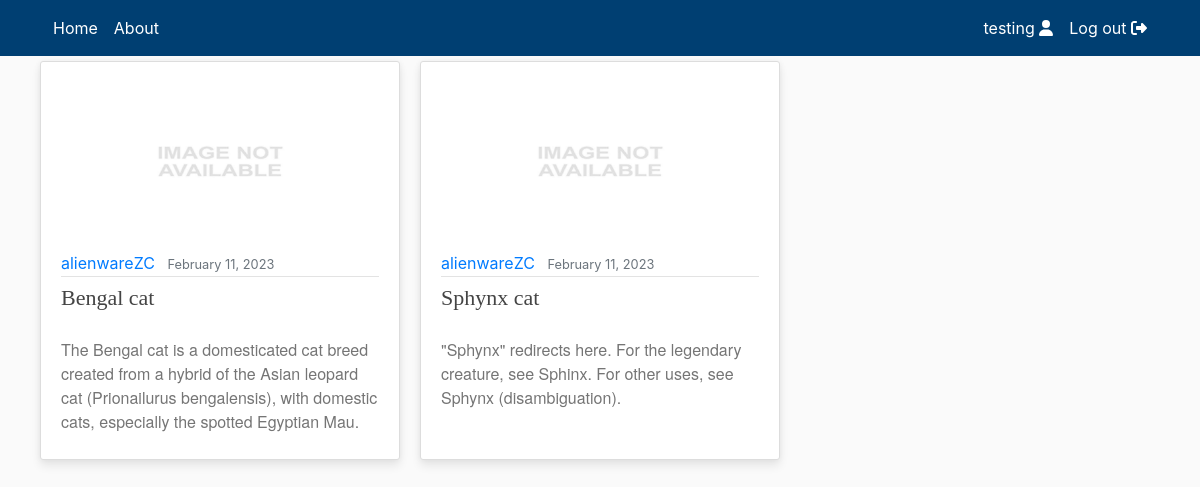
The page /cats (signed in) on the database its author committed.
### users/models.py (models this page shows)
class CustomUser(AbstractUser):
    def image_upload_to(self, instance=None):
        if instance:
            return os.path.join('Users', self.username, instance)
        return None
    STATUS = (('regular', 'regular'), ('subscriber', 'subscriber'),
              ('moderator', 'moderator'))
    email = models.EmailField(unique=True)
    status = models.CharField(max_length=100, choices=STATUS, default='regular')
    description = models.TextField('Description',
                                   max_length=600,
                                   default='',
                                   blank=True)
    image = models.ImageField(default='default/user.jpg',
                              upload_to=image_upload_to)
    def __str__(self):
        return self.username

### main/models.py (models this page shows, shortened)
class Article(models.Model):
    def image_upload_to(self, instance=None):
        if instance:
            return os.path.join('ArticleSeries', slugify(self.series.slug),
                                slugify(self.article_slug), instance)
        return None
    title = models.CharField(max_length=200)
    subtitle = models.CharField(max_length=200, default="", blank=True)
    article_slug = models.SlugField("Article slug",
                                    null=False,
                                    blank=False,
                                    unique=True)
    content = HTMLField(blank=True, default="")
    notes = HTMLField(blank=True, default="")
    published = models.DateTimeField("Date published", default=timezone.now)
    modified = models.DateTimeField("Date modified", default=timezone.now)
    series = models.ForeignKey(ArticleSeries,
                               default="",
                               verbose_name="Series",
                               on_delete=models.SET_DEFAULT)
    author = models.ForeignKey(get_user_model(),
                               default=1,
                               on_delete=models.SET_DEFAULT)
    image = models.ImageField(default='default/no_image.jpg',
                              upload_to=image_upload_to,
                              max_length=255)
    @property
    def slug(self):
        return self.series.slug + "/" + self.article_slug
    class Meta:
        verbose_name_plural = "Article"
        ordering = ['title', '-published']

### main/views.py (the view)
# urls.py: path("<series>", views.series, name="series"),
def series(request, series: str):
    matching_series = Article.objects.filter(series__slug=series).all()
    return render(request=request,
                  template_name='main/home.html',
                  context={
                      "objects": matching_series,
                      "type": "article"
                  })

### main/templates/main/home.html (shortened to what this page needs)
{% extends "main/header.html" %} {% block content %}
<div class="row display-flex justify-content-start">
	{% for object in objects %}
	<div class="col-lg-4 col-md-6 col-sm-12 mobiledevice">
		<article class="media content-section customhover" style="height: 95%">
			<div class="media-body">
				<a href="/{{object.slug}}">
					<div class="aspect-ratio-box">
						<img class="img-fluid" src="{{ object.image.url }}" />
					</div>
				</a>
				<div class="article-metadata">
					<a class="mr-2" href="{% url 'profile' object.author %}"
						>{{ object.author }}</a
					>
					<small class="text-muted">{{ object.published|date:"F d, Y" }}</small>
				</div>
				<div>
					<a
						class="article-title line-clamp-2 title-style"
						style="font-size: 22px"
						href="/{{object.slug}}"
					>
						{{ object.title }}
					</a>
					<a href="/{{object.slug}}" style="text-decoration: none">
						<p class="article-content line-clamp-5 subtitle-style">
							{{ object.subtitle }}
						</p>
					</a>
				</div>
			</div>
		</article>
	</div>
	{% endfor %}
</div>
{% endblock content %}

### main/templates/main/includes/navbar.html (shortened to what this page needs)
<header class="site-header" style="margin-bottom: 5px">
	<nav class="navbar navbar-expand-md navbar-color">
		<div class="container">
			<div class="navbar-nav">
				<a class="nav-item nav-link" href="/">Home</a>
			</div>
			<div class="collapse navbar-collapse" id="navbarToggle">
				<div class="navbar-nav mr-auto">
					<a class="nav-item nav-link" href="/">About</a>
				</div>
				<div class="navbar-nav">
					{% if user.is_authenticated %}
					<a class="nav-item nav-link" href="{% url 'profile' user.username %}">
						{{user.username}} <i class="fas fa-user"></i>
					</a>
					<a class="nav-item nav-link" href="{% url 'logout' %}">
						Log out <i class="fas fa-sign-out-alt"></i>
					</a>
					{% endif %}
				</div>
			</div>
		</div>
	</nav>
</header>

### main/static/main/main.css (style rules this page uses)
:root { --footercolor: #003F72; --navbarcolor: #003F72; --btncolor: #003F72; --socialcolor: #003F72; --brightText: #ffffff; }
.navbar-color { background-color: var(--navbarcolor); }
body { background: #fafafa; }
.site-header .navbar-nav .nav-link { color: var(--brightText); }
.content-section { background: #ffffff; padding: 10px 20px; border: 1px solid #dddddd; border-radius: 3px; margin-bottom: 20px; }
.article-title { color: #444444; }
.article-content { white-space: pre-line; }
.article-metadata { padding-bottom: 1px; margin-bottom: 4px; border-bottom: 1px solid #e3e3e3 }
.row.display-flex { display: flex; flex-wrap: wrap; }
.row.display-flex > [class*='col-'] { flex-grow: 1; }
.customhover { background: #fff; box-shadow: 0 6px 10px rgba(0,0,0,.08), 0 0 6px rgba(0,0,0,.05); transition: .3s transform cubic-bezier(.155,1.105,.295,1.12),.3s box-shadow,.3s -webkit-transform cubic-bezier(.155,1.105,.295,1.12); cursor: pointer; }
@media screen and (min-width: 600px) { .mobiledevice { padding-left: 10px; padding-right: 10px; } }
.title-style { font-family: fell, Georgia, Cambria, 'Times New Roman', Times, serif !important; }
.subtitle-style { font-family: sohne, 'Helvetica Neue', Helvetica, Arial, sans-serif !important; color: rgba(117, 117, 117, 1) !important; }
.aspect-ratio-box { position: relative; }
.aspect-ratio-box::after { display: block; content: ''; padding-bottom: 56.25%; }
.aspect-ratio-box img { position: absolute; left: 0; right: 0; width: 100%; height: 100%; }

### rows shown on the page
CustomUser: username "testing"
Article: image (placeholder picture), author "alienwareZC", published "February 11, 2023", title "Bengal cat", subtitle "The Bengal cat is a domesticated cat breed created from a hybrid of the Asian leopard cat (Prionailurus bengalensis), with domestic cats, especially the spotted Egyptian Mau."
Article: image (placeholder picture), author "alienwareZC", published "February 11, 2023", title "Sphynx cat", subtitle "\"Sphynx\" redirects here. For the legendary creature, see Sphinx. For other uses, see Sphynx (disambiguation)."
